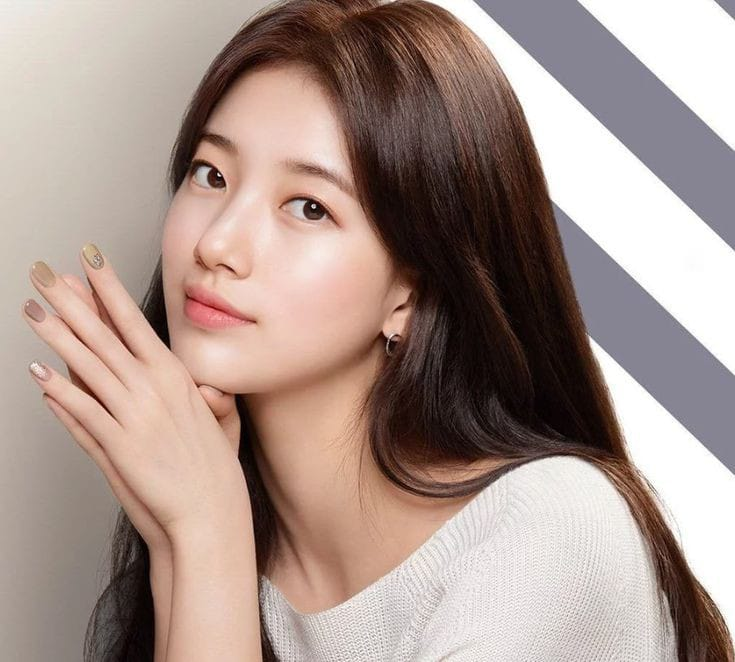
#> input picture enisa.jpeg, 735 x 662 px
$ python MaxFilter.py
#> lines starting #> are read from the running program, lines starting #| are printed output that depends on the picture
import cv2
import numpy as np

img = cv2.imread('enisa.jpeg')
#> img is the input picture: shape (662, 735, 3); mean B, G, R 141.2, 148.9, 168.6
kernel_size = 3
kernel = np.ones((kernel_size,kernel_size),np.uint8)
filtered = cv2.dilate(img, kernel)
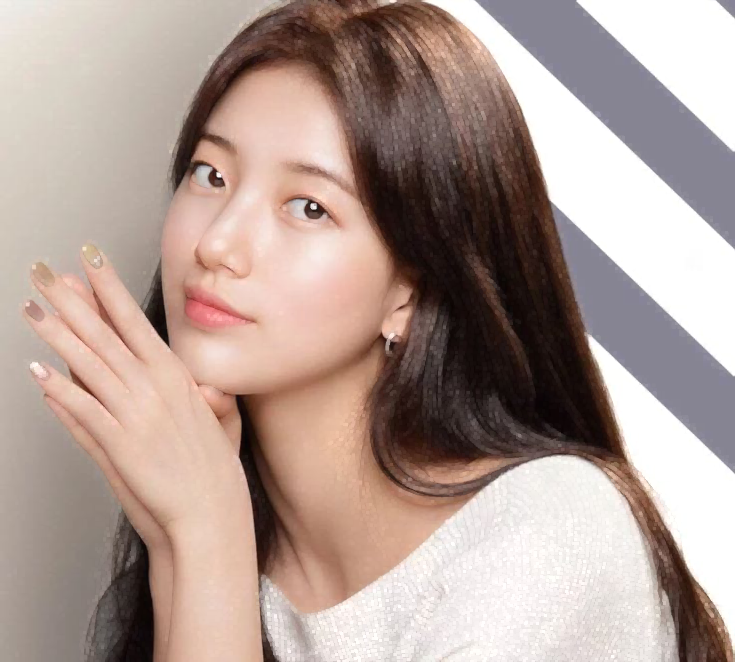
#> filtered: shape (662, 735, 3); mean B, G, R 149.2, 156.8, 176.5
cv2.imshow('Original Image', img)
cv2.imshow('Filtered Image', filtered)
cv2.waitKey(0)
cv2.destroyAllWindows()
